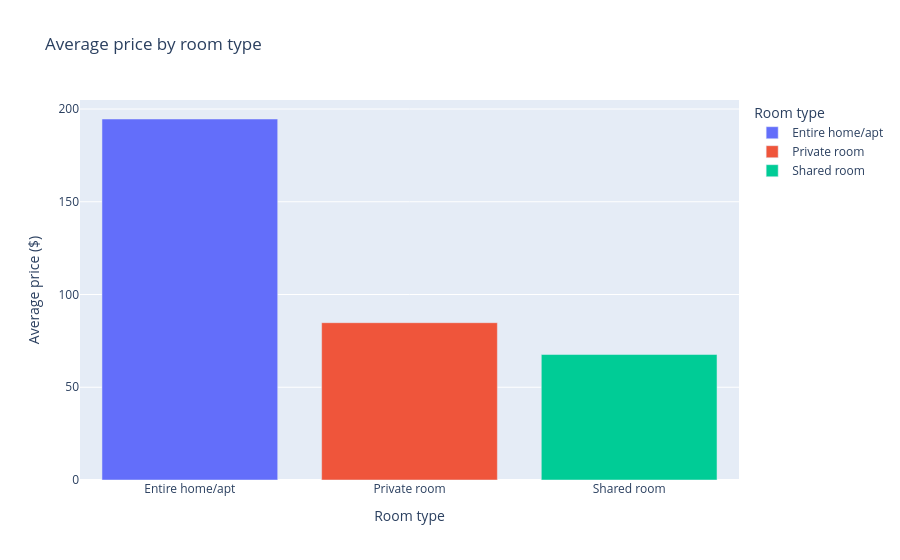

Here is the notebook cell this chart was saved with:
### Code cell
fig = px.bar(
    result2,
    x="room_type",
    y="avg_price",
    color="room_type",
    title="Average price by room type",
    labels={"room_type": "Room type", "avg_price": "Average price ($)"}
)
fig.show()

### Figure 1 — Plotly figure (JSON) as saved in the notebook; plotly's stock layout.template omitted (floating-point values rounded to 4 significant figures)
{"data": [{"hovertemplate": "Room type=%{x}<br>Average price ($)=%{y}<extra></extra>", "legendgroup": "Entire home/apt", "marker": {"color": "#636efa", "pattern": {"shape": ""}}, "name": "Entire home/apt", "orientation": "v", "showlegend": true, "textposition": "auto", "type": "bar", "x": ["Entire home/apt"], "xaxis": "x", "y": [194.6], "yaxis": "y"}, {"hovertemplate": "Room type=%{x}<br>Average price ($)=%{y}<extra></extra>", "legendgroup": "Private room", "marker": {"color": "#EF553B", "pattern": {"shape": ""}}, "name": "Private room", "orientation": "v", "showlegend": true, "textposition": "auto", "type": "bar", "x": ["Private room"], "xaxis": "x", "y": [84.8], "yaxis": "y"}, {"hovertemplate": "Room type=%{x}<br>Average price ($)=%{y}<extra></extra>", "legendgroup": "Shared room", "marker": {"color": "#00cc96", "pattern": {"shape": ""}}, "name": "Shared room", "orientation": "v", "showlegend": true, "textposition": "auto", "type": "bar", "x": ["Shared room"], "xaxis": "x", "y": [67.64], "yaxis": "y"}], "layout": {"barmode": "relative", "legend": {"title": {"text": "Room type"}, "tracegroupgap": 0}, "title": {"text": "Average price by room type"}, "xaxis": {"anchor": "y", "categoryarray": ["Entire home/apt", "Private room", "Shared room"], "categoryorder": "array", "domain": [0, 1], "title": {"text": "Room type"}}, "yaxis": {"anchor": "x", "domain": [0, 1], "title": {"text": "Average price ($)"}}}}
